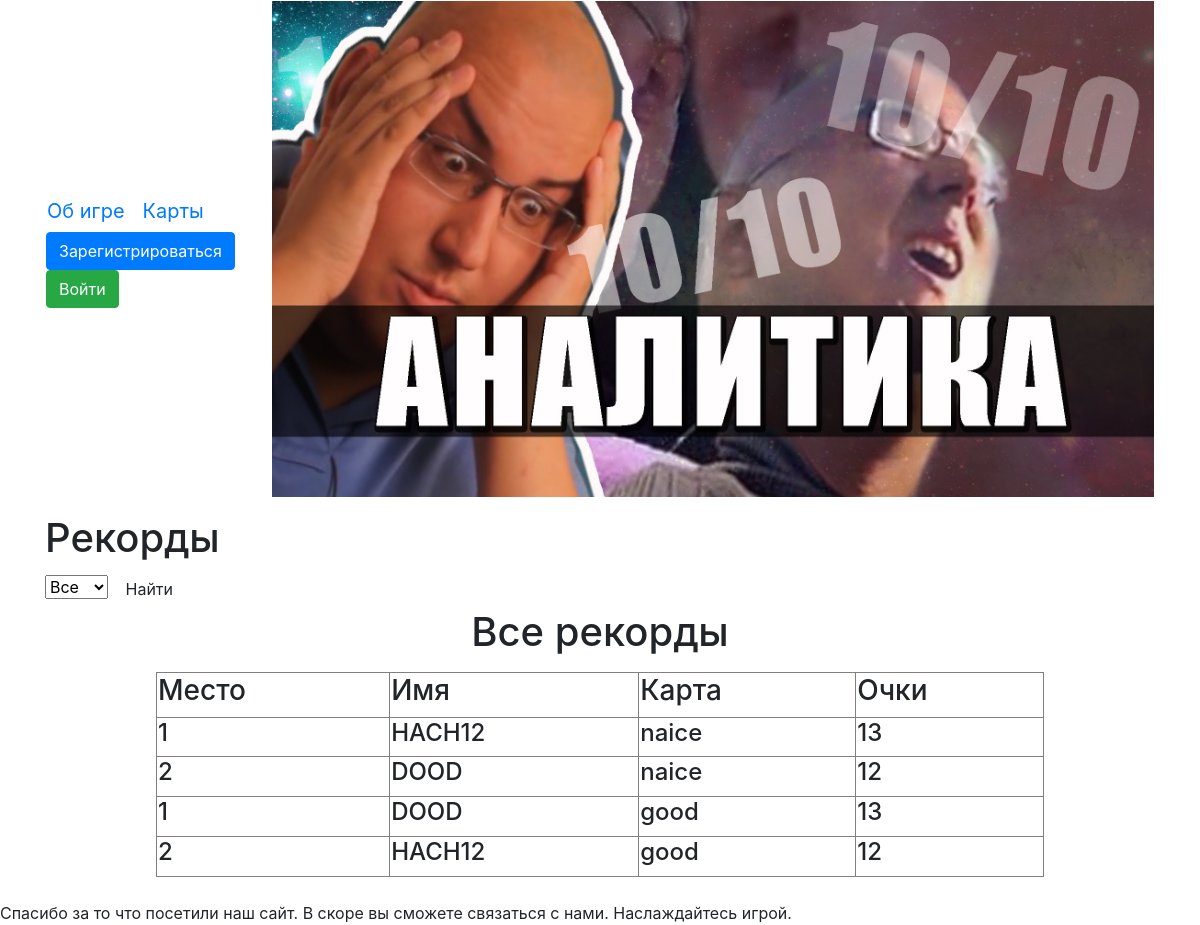
Before: /records with the older database file.
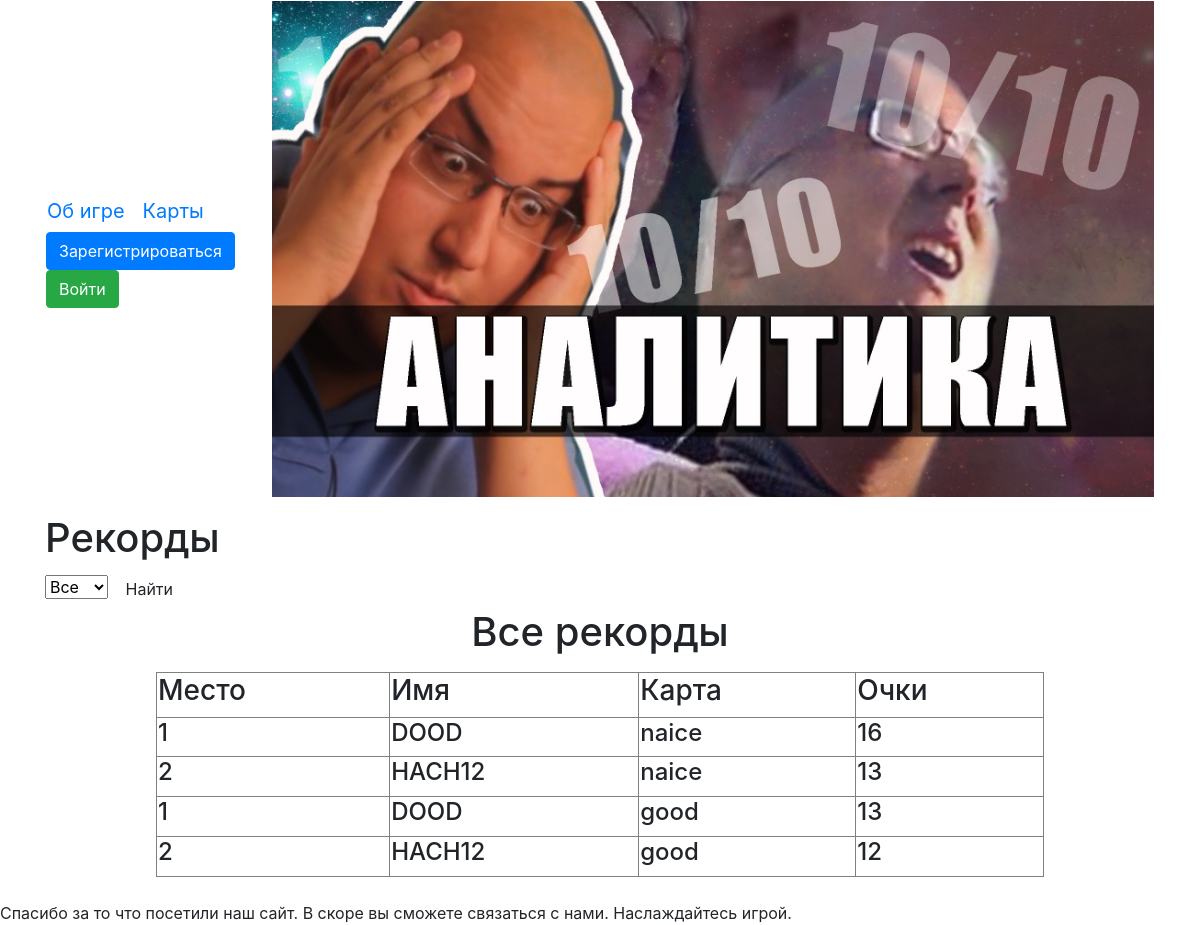
After: the same page with the newer database file.
### data/records.py (models this page shows)
class Records(SqlAlchemyBase, SerializerMixin):
    __tablename__ = 'records'
    id = sqlalchemy.Column(sqlalchemy.Integer,
                           primary_key=True, autoincrement=True)
    map_name = sqlalchemy.Column(sqlalchemy.String, nullable=True)
    points = sqlalchemy.Column(sqlalchemy.Integer, nullable=True)
    user_id = sqlalchemy.Column(sqlalchemy.Integer,
                             sqlalchemy.ForeignKey("users.id"))
    user = orm.relation('User', back_populates='records')

### data/users.py (models this page shows, shortened)
class User(SqlAlchemyBase, UserMixin, SerializerMixin):
    __tablename__ = 'users'
    id = sqlalchemy.Column(sqlalchemy.Integer,
                           primary_key=True, autoincrement=True)
    name = sqlalchemy.Column(sqlalchemy.String(15), unique=True)
    email = sqlalchemy.Column(sqlalchemy.String, unique=True)
    hashed_password = sqlalchemy.Column(sqlalchemy.String)
    create_date = sqlalchemy.Column(sqlalchemy.DateTime, default=datetime.datetime.now)
    records = orm.relation("Records", back_populates='user')
    news = orm.relation("News", back_populates='user')

### main.py (the view)
@app.route('/records')
@app.route('/records/<name>', methods=['GET', 'POST'])
def records(name=None):
    session = db_session.create_session()
    maps = session.query(Maps)
    if name:
        count = "Все рекорды на карте " + name
        records = [sorted(session.query(Records).filter(Records.map_name == name),
                          key=lambda x: x.points)[::-1]]
    else:
        count = 'Все рекорды'
        records = []
        for i in session.query(Maps):
            lst = session.query(Records).filter(Records.map_name == i.name_map)
            if lst:
                records.append(sorted(lst, key=lambda x: x.points, reverse=True)[:10])
            else:
                break
    return render_template('records.html', title='Рекорды', maps=maps, records=records, count=count)

### data/db_session.py (called while the page is built)
def create_session() -> Session:
    global __factory
    return __factory()

### templates/records.html (shortened to what this page needs)
{% extends "base.html" %}
{% block content %}
<h1>Рекорды</h1>
<form method="POST" action="{{ url_for('get_one_records') }}">
    <select name="records" size="1">
        <option value="">Все</option>
    </select>
    <button type="submit" class="btn btn-default">Найти</button>
    <div>
        <center>
            <h1>{{count}}</h1>
        </center>
        <table width=80% border="1" align="center">
            <tr>
                <td><h3>Место</h3></td>
                <td><h3>Имя</h3></td>
                <td><h3>Карта</h3></td>
                <td><h3>Очки</h3></td>
            </tr>
            <p>{% for record in records %}
                {% for item in record %}
                <tr>
                    <td><h4>{{loop.index}}</h4></td>
                    <td><h4>{{item.user.name}}</h4></td>
                    <td><h4>{{item.map_name}}</h4></td>
                    <td><h4>{{item.points}}</h4></td>
                </tr>
                {% endfor %}
                {% endfor %}
            </p>
        </table>
    </div>
</form>
{% endblock %}

### templates/base.html (shortened to what this page needs)
<!doctype html>
<html lang="ru" xmlns="http://www.w3.org/1999/html" xmlns="http://www.w3.org/1999/html">
<head>
    <link rel="stylesheet"
          href="https://stackpath.bootstrapcdn.com/bootstrap/4.4.1/css/bootstrap.min.css"
>
</head>
<body>
<main role="main" class="container">
    <table border=0 width=100%>
        <td>
            <div>
                <table border="0">
                    <tr>
                        <td><a class="navbar-brand" href="/information">Об игре</a></td>
                        <td><a class="navbar-brand" href="/maps">Карты</a></td>
                    </tr>
                </table>
            </div>
            {% if current_user.is_authenticated %}
            <div>
                <table border="0">
                    <tr>
                        <td><a class="navbar-brand" href="/">Новости</a></td>
                        <td><a class="navbar-brand" href="/records">Рекорды</a></td>
                        <td><a class="navbar-brand" href="/downoload" download>Скачать</a></td>
                    </tr>
                </table>
            </div>
            {% else %}
            <p>
                <a class="btn btn-primary " href="/register">Зарегистрироваться</a>
                <a class="btn btn-success" href="/login">Войти</a>
            </p>
            {% endif %}
        </td>
        <td>
            <p><img src="static/img/fn.jpg" width=100%  alt='Игра для настоящий ценителей!(Если вы не цунитель, то всеровно играйте)'></p>
        </td>
    </table>
    {% block content %}{% endblock %}
</main>
</body>
<footer>
    <br>
    Спасибо за то что посетили наш сайт. В скоре вы сможете связаться с нами. Наслаждайтесь игрой.
</footer>
</html>

Changed rows visible on the page:
removed Records: user.name "DOOD", map_name "naice", points "12"
no longer on one of the page's lists (row unchanged): Records: user.name "HACH12", map_name "naice", points "13"
added Records: user.name "DOOD", map_name "naice", points "16", Records (user.name "HACH12", map_name "naice", points "13")
